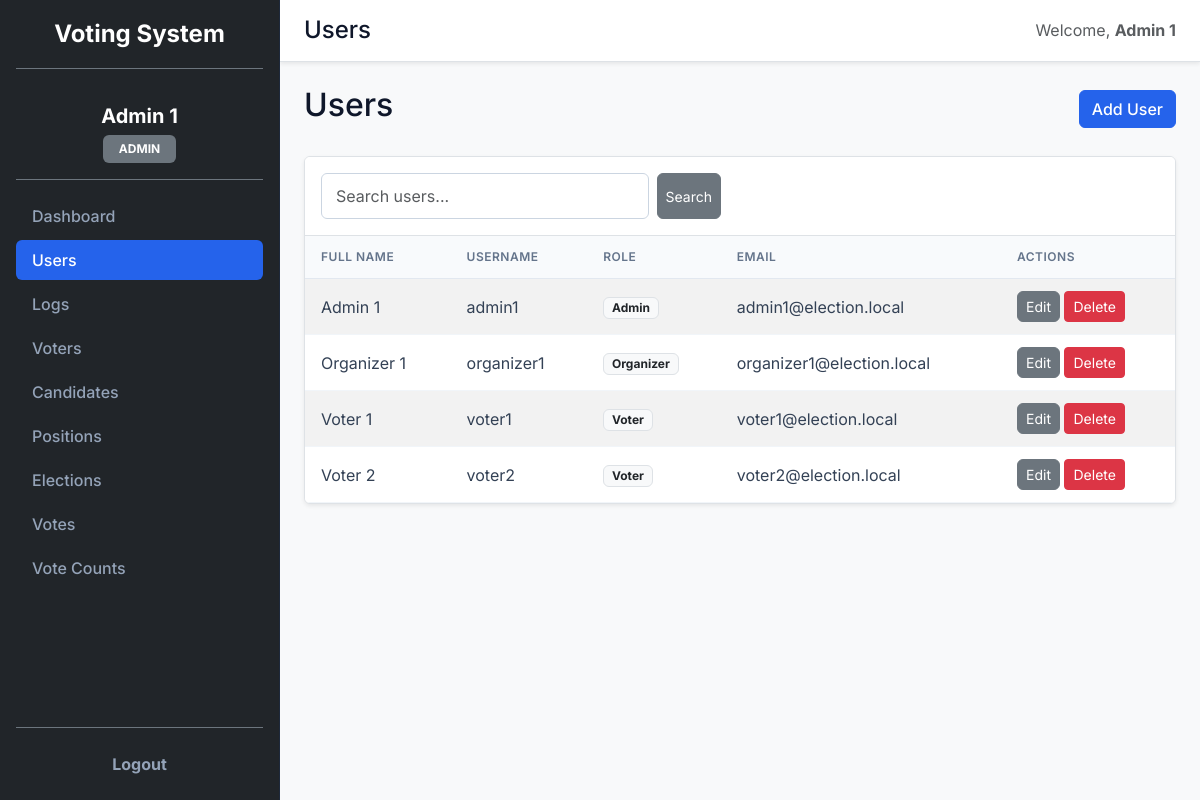
The app's page /admin/users.php (signed in) with its own data.
### tables this page shows
CREATE TABLE tbl_users (
    user_id INT AUTO_INCREMENT PRIMARY KEY,
    full_name VARCHAR(100) NOT NULL,
    role ENUM('admin', 'organizer', 'voter') NOT NULL,
    username VARCHAR(50) NOT NULL UNIQUE,
    password VARCHAR(255) NOT NULL,
    email VARCHAR(100) NOT NULL
);

### admin/users.php (the view, shortened to what this page needs)
<?php
require_once '../includes/auth.php';
$page_title = 'Users';
$search = '';
$search_param = "%$search%";
$stmt = mysqli_prepare($conn, "SELECT user_id, full_name, username, role, email FROM tbl_users WHERE full_name LIKE ? OR username LIKE ? ORDER BY full_name ASC");
mysqli_stmt_bind_param($stmt, 'ss', $search_param, $search_param);
mysqli_stmt_execute($stmt);
$result = mysqli_stmt_get_result($stmt);
$users = mysqli_fetch_all($result, MYSQLI_ASSOC);
?>
<!DOCTYPE html>
<html lang="en">
<head>
    <link href="https://cdn.jsdelivr.net/npm/bootstrap@5.3.3/dist/css/bootstrap.min.css" rel="stylesheet">
</head>
<body>
    <div class="d-flex vw-100 vh-100 overflow-hidden">
        <?php $current_page = basename($_SERVER['PHP_SELF']); ?>
        <aside class="d-flex flex-column flex-shrink-0 p-3 text-bg-dark" style="width: 280px; overflow-y: auto;">
            <div class="d-flex align-items-center mb-3 text-white text-decoration-none border-bottom border-secondary pb-3 w-100"><span class="fs-4 fw-bold w-100 text-center">Voting System</span></div>
            <div class="py-3 border-bottom border-secondary w-100 text-center">
                <span class="d-block fw-bold fs-5 mb-1"><?php echo $_SESSION['full_name']; ?></span>
                <span class="badge bg-secondary px-3 py-2"><?php echo strtoupper($_SESSION['role']); ?></span>
            </div>
            <ul class="nav nav-pills flex-column mb-auto mt-3 w-100 gap-1">
                <li class="nav-item"><a href="dashboard.php" class="nav-link text-white <?php echo ($current_page === 'dashboard.php') ? 'active' : ''; ?> px-3 py-2">Dashboard</a></li>
                <li class="nav-item"><a href="users.php" class="nav-link text-white <?php echo ($current_page === 'users.php') ? 'active' : ''; ?> px-3 py-2">Users</a></li>
                <li class="nav-item"><a href="logs.php" class="nav-link text-white <?php echo ($current_page === 'logs.php') ? 'active' : ''; ?> px-3 py-2">Logs</a></li>
                <li class="nav-item"><a href="voters.php" class="nav-link text-white <?php echo ($current_page === 'voters.php') ? 'active' : ''; ?> px-3 py-2">Voters</a></li>
                <li class="nav-item"><a href="candidates.php" class="nav-link text-white <?php echo ($current_page === 'candidates.php') ? 'active' : ''; ?> px-3 py-2">Candidates</a></li>
                <li class="nav-item"><a href="positions.php" class="nav-link text-white <?php echo ($current_page === 'positions.php') ? 'active' : ''; ?> px-3 py-2">Positions</a></li>
                <li class="nav-item"><a href="elections.php" class="nav-link text-white <?php echo ($current_page === 'elections.php') ? 'active' : ''; ?> px-3 py-2">Elections</a></li>
                <li class="nav-item"><a href="votes.php" class="nav-link text-white <?php echo ($current_page === 'votes.php') ? 'active' : ''; ?> px-3 py-2">Votes</a></li>
                <li class="nav-item"><a href="vote_counts.php" class="nav-link text-white <?php echo ($current_page === 'vote_counts.php') ? 'active' : ''; ?> px-3 py-2">Vote Counts</a></li>
            </ul>
            <div class="mt-auto w-100 border-top border-secondary pt-3">
                <a href="../logout.php" class="nav-link text-danger fw-bold px-3 py-2 text-center w-100">Logout</a>
            </div>
        </aside>
        <div class="d-flex flex-column flex-grow-1 overflow-auto bg-light">
            <header class="d-flex justify-content-between align-items-center px-4 py-3 bg-white border-bottom shadow-sm">
                <h1 class="page-title fs-4 mb-0"><?php echo $page_title; ?></h1>
                <div class="text-muted"><span>Welcome, <strong><?php echo $_SESSION['full_name']; ?></strong></span></div>
            </header>
            <main class="p-4 flex-grow-1">
<div class="d-flex justify-content-between align-items-center mb-4">
    <h2><?php echo $page_title; ?></h2>
    <button type="button" class="btn btn-primary" data-bs-toggle="modal" data-bs-target="#addModal">Add User</button>
</div>
<div class="table-responsive bg-white rounded shadow-sm border mb-4">
    <div class="d-flex justify-content-between align-items-center p-3 border-bottom bg-white">
        <form method="GET" action="" class="d-flex gap-2 w-100" style="max-width: 400px;">
            <input type="text" name="search" class="form-control" placeholder="Search users..." value="<?php echo $search; ?>">
            <button type="submit" class="btn btn-secondary btn-sm">Search</button>
        </form>
    </div>
    <table class="table table-striped table-hover align-middle">
        <thead>
            <tr>
                <th>Full Name</th>
                <th>Username</th>
                <th>Role</th>
                <th>Email</th>
                <th>Actions</th>
            </tr>
        </thead>
        <tbody>
            <?php foreach ($users as $user) { ?>
            <tr>
                <td><?php echo $user['full_name']; ?></td>
                <td><?php echo $user['username']; ?></td>
                <td><span class="badge bg-light text-dark border"><?php echo ucfirst($user['role']); ?></span></td>
                <td><?php echo $user['email']; ?></td>
                <td>
                    <button class="btn btn-secondary btn-sm" onclick="openEditModal(<?php echo htmlspecialchars(json_encode($user)); ?>)">Edit</button>
                    <form method="POST" action="" style="display:inline;" onsubmit="return confirm('Delete this user?')">
                        <button type="submit" class="btn btn-danger btn-sm">Delete</button>
                    </form>
                </td>
            </tr>
            <?php } ?>
        </tbody>
    </table>
</div>
            </main>
        </div>
    </div>
</body>
</html>

### includes/style.php (style rules this page uses)
body { font-family: 'Inter', system-ui, -apple-system, sans-serif; background-color: #f8fafc; color: #0f172a; }
aside { background-color: #0f172a !important; border-right: 1px solid #1e293b; }
.nav-link { border-radius: 6px; font-weight: 500; padding: 10px 16px; color: #94a3b8 !important; transition: none; }
.nav-link.active { background-color: #2563eb !important; color: #ffffff !important; }
.table-responsive { border: 1px solid #e2e8f0; border-radius: 8px; overflow: hidden; }
.table { margin-bottom: 0; }
.table th { font-weight: 600; text-transform: uppercase; font-size: 0.75rem; letter-spacing: 0.5px; background-color: #f8fafc; color: #64748b; border-bottom: 1px solid #e2e8f0; padding: 12px 16px; }
.table td { padding: 12px 16px; color: #334155; border-bottom: 1px solid #f1f5f9; }
.btn-primary { background-color: #2563eb; border-color: #2563eb; border-radius: 6px; font-weight: 500; }
.btn-secondary { border-radius: 6px; }
.form-control, .form-select { border-radius: 6px; border: 1px solid #cbd5e1; padding: 10px 14px; }

### records on screen
tbl_users: full_name "Admin 1", username "admin1", role "Admin", email "admin1@election.local"
tbl_users: full_name "Organizer 1", username "organizer1", role "Organizer", email "organizer1@election.local"
tbl_users: full_name "Voter 1", username "voter1", role "Voter", email "voter1@election.local"
tbl_users: full_name "Voter 2", username "voter2", role "Voter", email "voter2@election.local"

### other values on screen
$_SESSION['full_name'] "Admin 1"
$_SESSION['role'] "ADMIN"
$page_title "Users"
